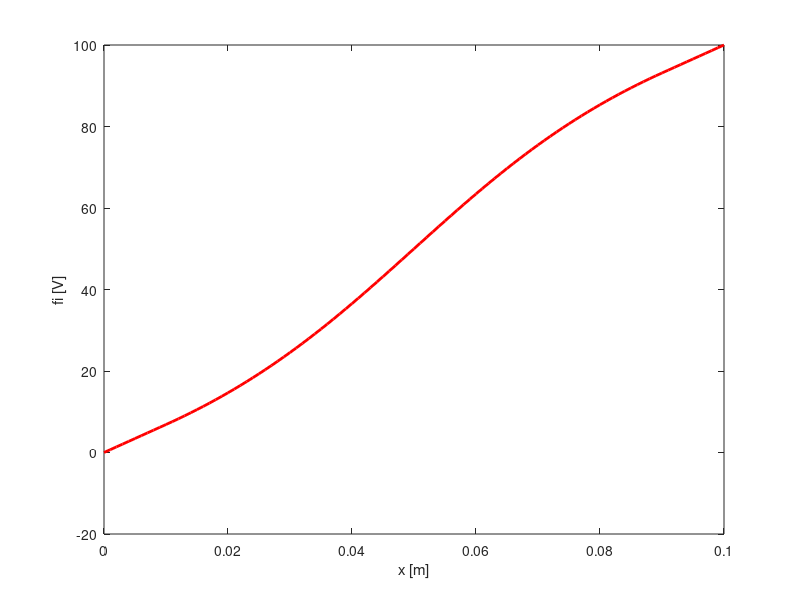
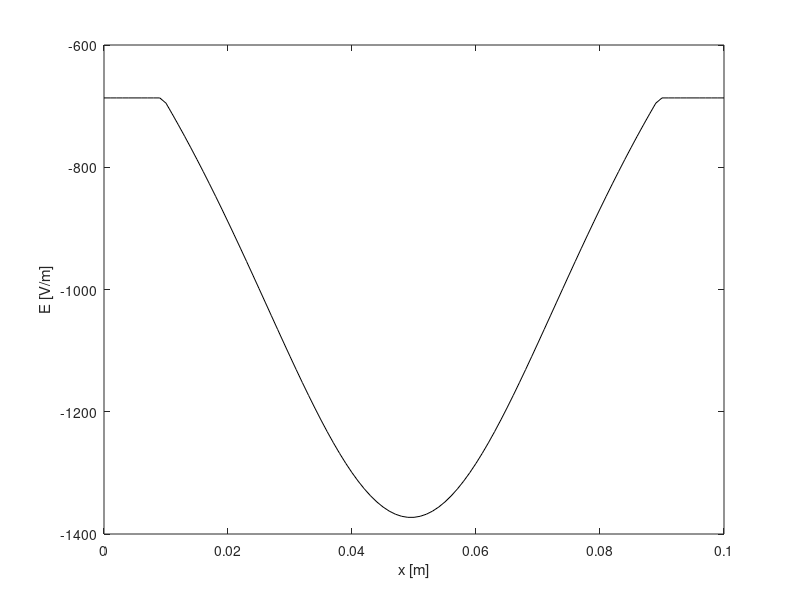
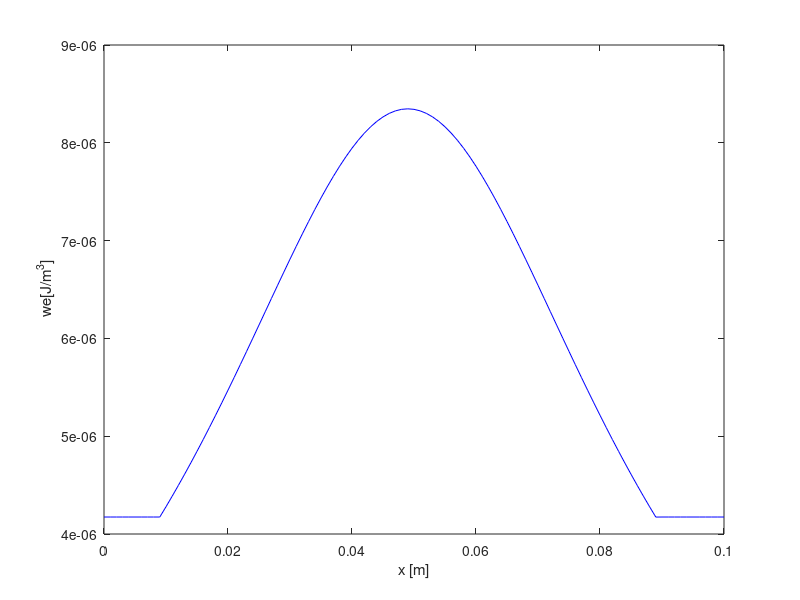

Write the MATLAB code that produced these figures, in order.
% L08_1DCapacitor.m 
% Capacitor's one dimensional model to solve 
% Assumptions : infinite area electrodes (no boundary) 
% 
d = 0.1;        % distance between electrodes [m]
Uapp = 100;     % applied voltage - [V]
eps0 = 8.854e-12; % dielectric constant 
d0 = 0.01;

% Model 3 - variable premittivity
% two, thin surface layers of thickness d0, epsr=2  
% parabolic type epsr, 
cc = [625 -62.5 2.5625];

N = 100;
x = linspace(0, d, N+1);
dx = x(2)-x(1);

epsr = polyval(cc,x);
epsr(x(:)<=d0) = 2;
epsr(x(:)>=(d-d0)) = 2;
% Assemblying equations 
A = sparse(N+1, N+1); 
B = sparse(N+1,1);
for id=2:N
  epsrm = 0.5*(epsr(id-1)+epsr(id));
  epsrp = 0.5*(epsr(id)+epsr(id+1));
  A(id,id-1:id+1) = [epsrm (-1)*(epsrm+epsrp) epsrp]/(dx^2);
end
A(1,1) = 1; A(end,end) = 1;
B(end) = Uapp;
% Let's solve the problem
fi = A \ B;

%% Show some solution
figure;
  plot(x, fi, 'r-','LineWidth',2);
  xlabel('x [m]');
  ylabel('fi [V]');

%% Calculate electric field
E = -diff(fi)/dx;
E(N+1) = E(N);
% don't forgert we have equidistant discretization in space variable
figure; 
  plot(x, E, 'k-'); 
  xlabel('x [m]');
  ylabel('E [V/m]');

%% Calculate electric energy 
we = 0.5*eps0.*transpose(epsr).*(E.^2);
figure;
  plot(x, we, 'b-');
  xlabel('x [m]');
  ylabel(' we[J/m^3]');

